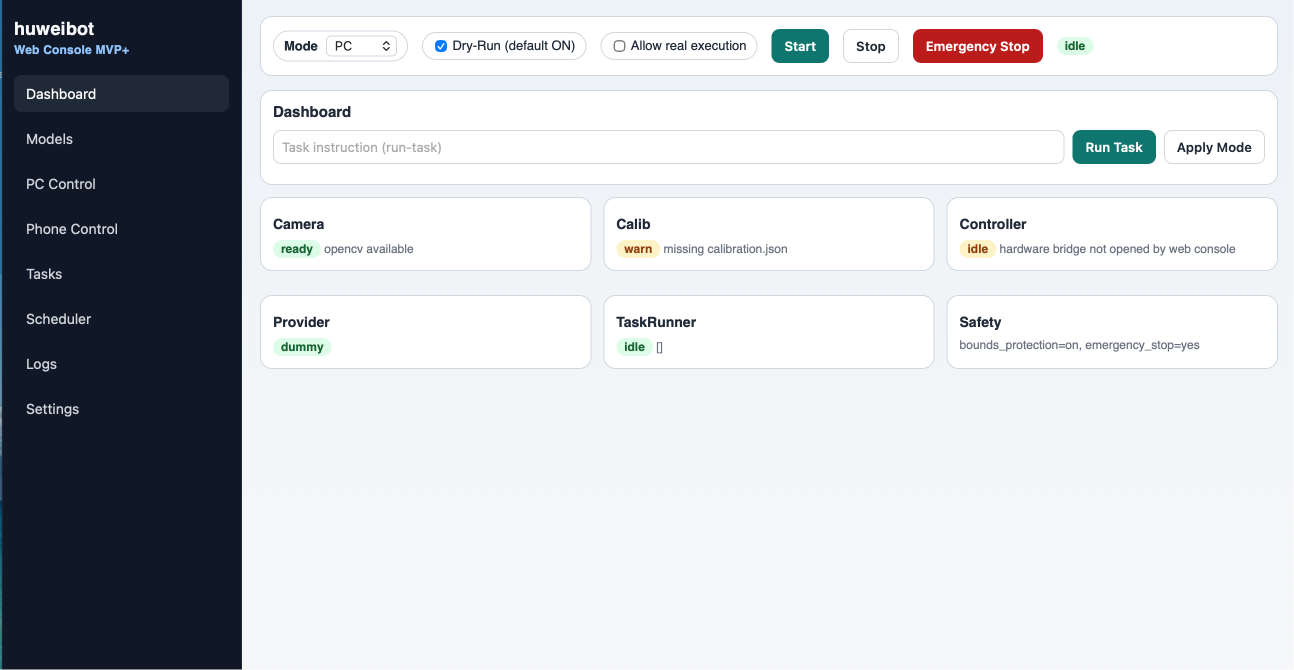
#> input picture assets/web_console.png, 2588 x 1340 px (shown at 1/2 size)
$ python -i cursor_detect.py   (imports and definitions only)
#> lines starting #> are read from the running program, lines starting #| are printed output that depends on the picture
#> further down, picture is the input picture: shape (1340, 2588, 3); mean B, G, R 208.5, 204.5, 201.8
from __future__ import annotations

import logging
from dataclasses import dataclass
from pathlib import Path

import cv2
import numpy as np

LOGGER = logging.getLogger(__name__)


@dataclass
class CursorDetection:
    cursor_xy: tuple[float, float] | None
    cursor_conf: float
    cursor_type: str
    frame_bgr: np.ndarray | None = None
    timestamp: float | None = None
    attempts: int = 0


# [131 lines left out: functions _infer_cursor_type, _load_templates, _detect_on_gray, detect_cursor, detect_cursor_best_of_n, not called in this run]


def _enhance_frame_for_cursor(frame_bgr: np.ndarray) -> np.ndarray:
    gray = cv2.cvtColor(frame_bgr, cv2.COLOR_BGR2GRAY)
    clahe = cv2.createCLAHE(clipLimit=2.0, tileGridSize=(8, 8))
    enhanced = clahe.apply(gray)
    edges = cv2.Canny(enhanced, 40, 120)
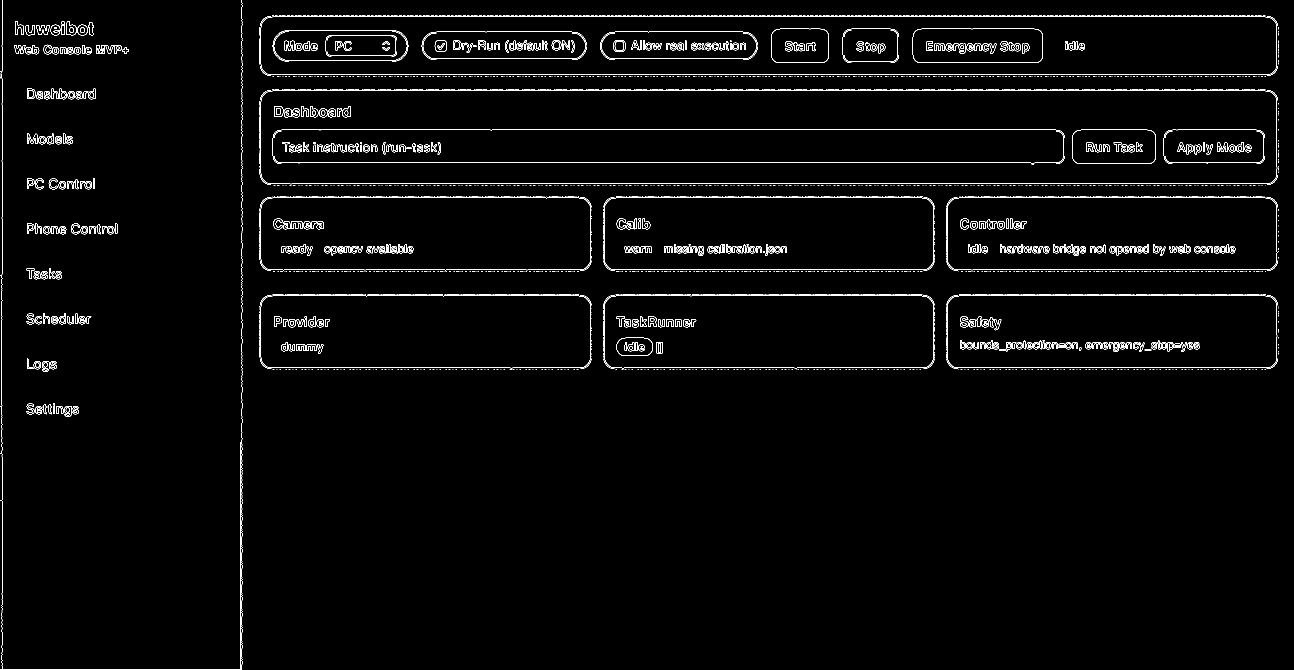
#> edges: shape (1340, 2588) (shown at 1/2 size); 2% white in thin lines or dots
    merged = cv2.addWeighted(enhanced, 0.8, edges, 0.2, 0)
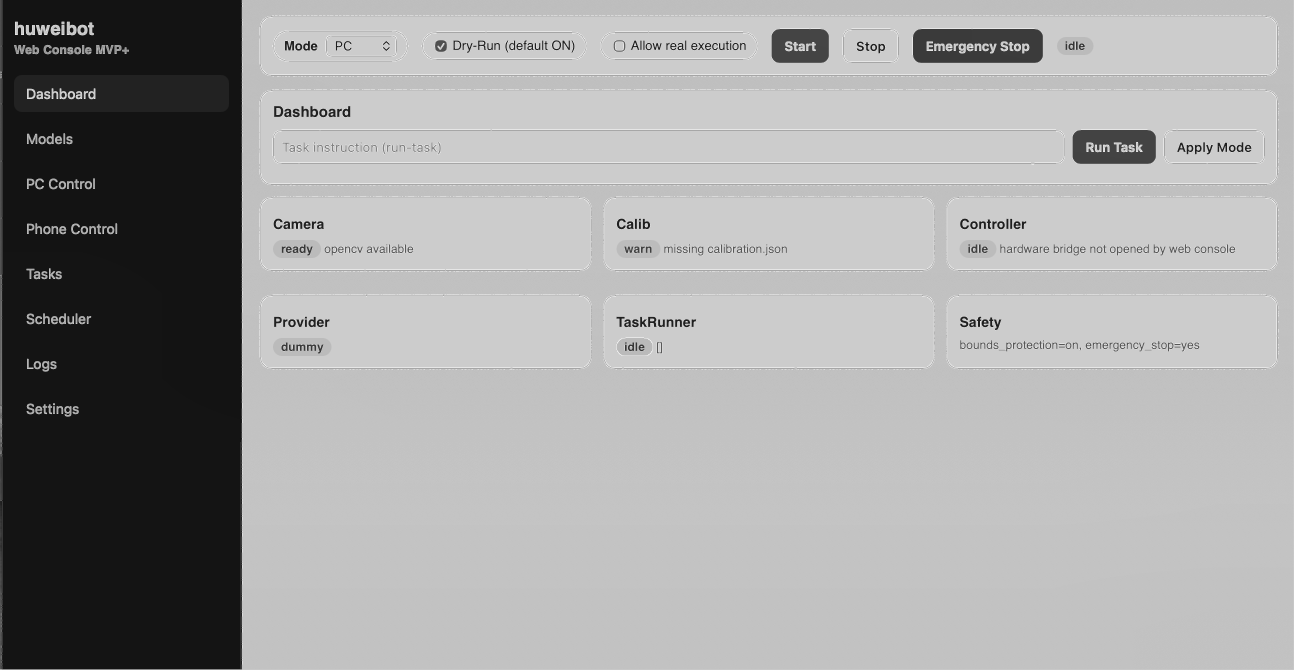
#> merged: shape (1340, 2588) (shown at 1/2 size); min 19, max 255, mean 163.4
    return cv2.cvtColor(merged, cv2.COLOR_GRAY2BGR)


# [49 lines left out: function recover_cursor, not called in this run]

>>> import cv2
>>> picture = cv2.imread('../../assets/web_console.png')
>>> result = _enhance_frame_for_cursor(picture)
